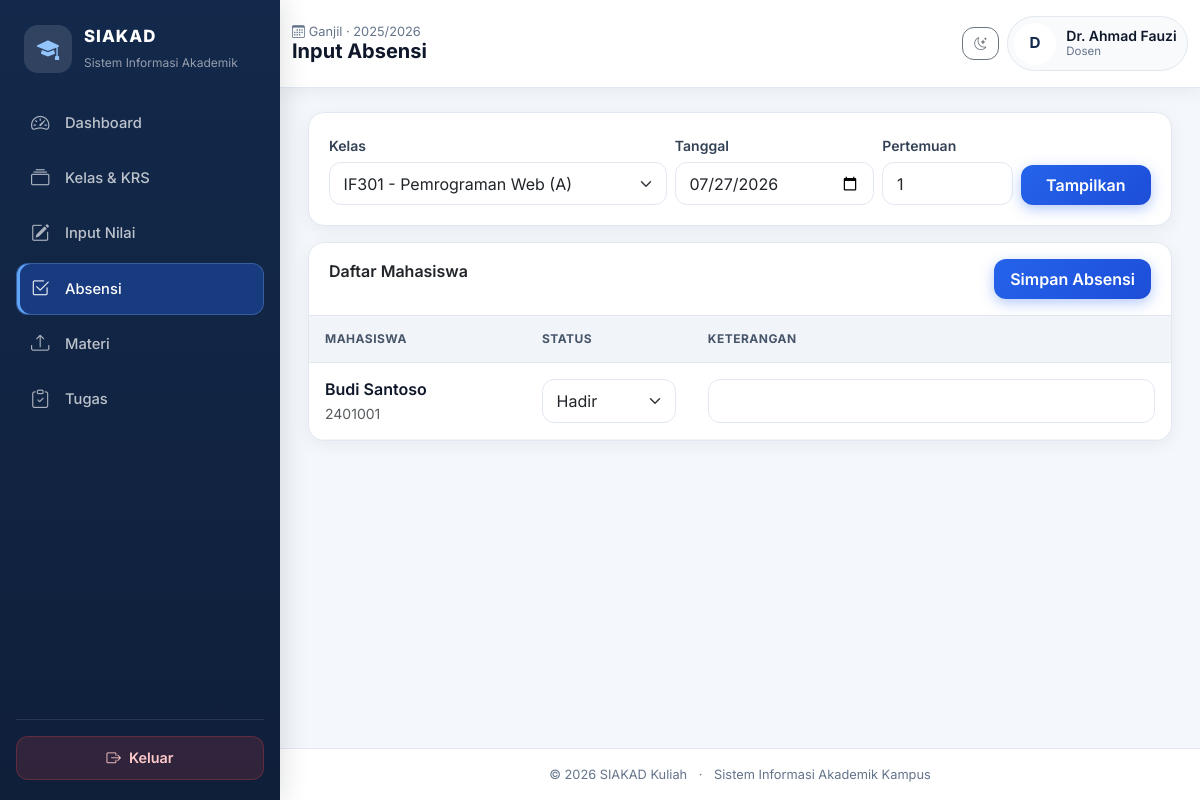
Screenshot of /dosen/absensi.php (signed in) with the database file from the repository.
### tables this page shows
CREATE TABLE semester_aktif (
  id INT AUTO_INCREMENT PRIMARY KEY,
  semester ENUM('Ganjil','Genap') NOT NULL,
  tahun_akademik VARCHAR(20) NOT NULL,
  status ENUM('aktif','nonaktif') NOT NULL DEFAULT 'nonaktif',
  created_at TIMESTAMP DEFAULT CURRENT_TIMESTAMP,
  KEY idx_status (status)
);

CREATE TABLE dosen (
  id INT AUTO_INCREMENT PRIMARY KEY,
  user_id INT NOT NULL UNIQUE,
  nidn VARCHAR(30) NOT NULL UNIQUE,
  nama VARCHAR(120) NOT NULL,
  email VARCHAR(120) NOT NULL,
  jabatan VARCHAR(100) DEFAULT NULL,
  mata_kuliah_diampu TEXT DEFAULT NULL,
  foto VARCHAR(255) DEFAULT NULL,
  status ENUM('aktif','nonaktif') NOT NULL DEFAULT 'aktif',
  created_at TIMESTAMP DEFAULT CURRENT_TIMESTAMP,
  updated_at TIMESTAMP DEFAULT CURRENT_TIMESTAMP ON UPDATE CURRENT_TIMESTAMP,
  CONSTRAINT fk_dosen_user FOREIGN KEY (user_id) REFERENCES users(id) ON DELETE CASCADE
);

CREATE TABLE mahasiswa (
  id INT AUTO_INCREMENT PRIMARY KEY,
  user_id INT NOT NULL UNIQUE,
  nim VARCHAR(30) NOT NULL UNIQUE,
  nama VARCHAR(120) NOT NULL,
  email VARCHAR(120) NOT NULL,
  program_studi_id INT NOT NULL,
  angkatan VARCHAR(10) NOT NULL,
  foto VARCHAR(255) DEFAULT NULL,
  status ENUM('aktif','nonaktif') NOT NULL DEFAULT 'aktif',
  dosen_wali_id INT DEFAULT NULL,
  created_at TIMESTAMP DEFAULT CURRENT_TIMESTAMP,
  updated_at TIMESTAMP DEFAULT CURRENT_TIMESTAMP ON UPDATE CURRENT_TIMESTAMP,
  CONSTRAINT fk_mahasiswa_user FOREIGN KEY (user_id) REFERENCES users(id) ON DELETE CASCADE,
  CONSTRAINT fk_mahasiswa_prodi FOREIGN KEY (program_studi_id) REFERENCES program_studi(id) ON DELETE RESTRICT,
  CONSTRAINT fk_mahasiswa_dosen_wali FOREIGN KEY (dosen_wali_id) REFERENCES dosen(id) ON DELETE SET NULL
);

### config/database.php (called while the page is built, shortened)
<?php
function db(): PDO
{
    static $pdo = null;
    if ($pdo === null) {
        try {
            $dsn = 'mysql:host=' . DB_HOST . ';dbname=' . DB_NAME . ';charset=utf8mb4';
            $pdo = new PDO($dsn, DB_USER, DB_PASS, [
                PDO::ATTR_ERRMODE => PDO::ERRMODE_EXCEPTION,
                PDO::ATTR_DEFAULT_FETCH_MODE => PDO::FETCH_ASSOC,
                PDO::ATTR_EMULATE_PREPARES => false,
            ]);
        } catch (PDOException $e) {
            http_response_code(500);
            die('<div style="font-family:Arial;padding:24px"><h3>Koneksi database gagal</h3><p>Pastikan MySQL XAMPP aktif, database <b>akademik</b> sudah dibuat/import, dan konfigurasi di <code>config/database.php</code> benar.</p><pre>' . htmlspecialchars($e->getMessage()) . '</pre></div>');
        }
    }
    return $pdo;
}
function base_url(string $path = ''): string
{
    $path = ltrim($path, '/');
    return BASE_URL . ($path !== '' ? '/' . $path : '');
}
function e($value): string
{
    return htmlspecialchars((string)$value, ENT_QUOTES, 'UTF-8');
}

### includes/functions.php (called while the page is built, shortened)
<?php
require_once __DIR__ . '/auth_check.php';
function semester_aktif(): ?array
{
    static $cache = null;
    try {
        $stmt = db()->query("SELECT * FROM semester_aktif WHERE status = 'aktif' ORDER BY id DESC LIMIT 1");
        $row = $stmt->fetch();
        $cache = $row ?: false;
    } catch (Throwable $e) {
        $cache = false;
    }
    return $cache === false ? null : $cache;
}
function semester_aktif_values(): array
{
    $sa = semester_aktif();
    if ($sa) {
        return [$sa['semester'], $sa['tahun_akademik']];
    }
    return [CURRENT_SEMESTER, CURRENT_TAHUN_AKADEMIK];
}
function semester_aktif_label(): string
{
    [$s, $t] = semester_aktif_values();
    return $s . ' · ' . $t;
}

### includes/auth_check.php (called while the page is built, shortened)
<?php
require_once __DIR__ . '/../config/database.php';
function is_logged_in(): bool
{
    return isset($_SESSION['user']) && is_array($_SESSION['user']);
}
function current_user(): ?array
{
    return $_SESSION['user'] ?? null;
}
function role_label(string $role): string
{
    return match ($role) {
        'admin' => 'Admin',
        'mahasiswa' => 'Mahasiswa',
        'dosen' => 'Dosen',
        'kaprodi' => 'Kaprodi',
        'keuangan' => 'Keuangan',
        default => ucfirst($role),
    };
}
function current_dosen(): ?array
{
    $stmt = db()->prepare("SELECT * FROM dosen WHERE user_id = ? LIMIT 1");
    $stmt->execute([current_user()['id']]);
    $data = $stmt->fetch();
    return $data ?: null;
}

### dosen/absensi.php (the view, shortened to what this page needs)
<?php
require_once __DIR__ . '/../includes/functions.php';
$pageTitle = 'Input Absensi';
$pdo = db(); $dosen = current_dosen();
$stmt = $pdo->prepare("SELECT k.id, mk.kode, mk.nama mata_kuliah, k.nama_kelas FROM kelas k JOIN mata_kuliah mk ON mk.id=k.mata_kuliah_id WHERE k.dosen_id=? ORDER BY mk.kode"); $stmt->execute([$dosen['id']]); $kelasList = $stmt->fetchAll();
$kelasId = (int)($_GET['kelas_id'] ?? ($_POST['kelas_id'] ?? ($kelasList[0]['id'] ?? 0)));
$tanggal = $_GET['tanggal'] ?? ($_POST['tanggal'] ?? date('Y-m-d')); $pertemuan = (int)($_GET['pertemuan'] ?? ($_POST['pertemuan'] ?? 1));
$students=[];
if ($kelasId) { $stmt=$pdo->prepare("SELECT m.id,m.nim,m.nama,a.status,a.keterangan FROM krs_detail kd JOIN krs kr ON kr.id=kd.krs_id AND kr.status='disetujui' JOIN mahasiswa m ON m.id=kr.mahasiswa_id LEFT JOIN absensi a ON a.mahasiswa_id=m.id AND a.kelas_id=kd.kelas_id AND a.tanggal=? AND a.pertemuan=? WHERE kd.kelas_id=? ORDER BY m.nama"); $stmt->execute([$tanggal,$pertemuan,$kelasId]); $students=$stmt->fetchAll(); }
include __DIR__ . '/../includes/header.php'; include __DIR__ . '/../includes/sidebar.php';
?>
<div class="card shadow-sm mb-3"><div class="card-body"><form method="get" class="row g-2 align-items-end"><div class="col-md-5"><label class="form-label">Kelas</label><select name="kelas_id" class="form-select"><?php foreach ($kelasList as $k): ?><option value="<?= $k['id'] ?>" <?= $kelasId==$k['id']?'selected':'' ?>><?= e($k['kode'].' - '.$k['mata_kuliah'].' ('.$k['nama_kelas'].')') ?></option><?php endforeach; ?></select></div><div class="col-md-3"><label class="form-label">Tanggal</label><input type="date" name="tanggal" class="form-control" value="<?= e($tanggal) ?>"></div><div class="col-md-2"><label class="form-label">Pertemuan</label><input type="number" name="pertemuan" class="form-control" value="<?= e($pertemuan) ?>" min="1"></div><div class="col-md-2"><button class="btn btn-primary w-100">Tampilkan</button></div></form></div></div>
<form method="post" class="card shadow-sm"><div class="card-header bg-transparent d-flex justify-content-between"><span class="fw-semibold">Daftar Mahasiswa</span><button class="btn btn-primary" <?= !$students?'disabled':'' ?>>Simpan Absensi</button></div><div class="table-responsive"><table class="table align-middle mb-0"><thead><tr><th>Mahasiswa</th><th>Status</th><th>Keterangan</th></tr></thead><tbody><?php foreach ($students as $i=>$s): ?><tr><td><div class="fw-semibold"><?= e($s['nama']) ?></div><small class="text-muted"><?= e($s['nim']) ?></small></td><td><select name="status[]" class="form-select"><option <?= ($s['status']??'Hadir')==='Hadir'?'selected':'' ?>>Hadir</option></select></td><td><input name="keterangan[]" class="form-control" value="<?= e($s['keterangan'] ?? '') ?>"></td></tr><?php endforeach; ?></tbody></table></div></form>
<?php include __DIR__ . '/../includes/footer.php'; ?>

### includes/sidebar.php (shortened to what this page needs)
<?php
$role = $user['role'] ?? '';
$menus = [
    'admin' => [
        ['Dashboard', 'bi-speedometer2', 'admin/dashboard.php'],
        ['Mahasiswa', 'bi-people', 'admin/mahasiswa.php'],
        ['Dosen', 'bi-person-video3', 'admin/dosen.php'],
        ['Pengguna', 'bi-person-gear', 'admin/pengguna.php'],
        ['Mata Kuliah', 'bi-journal-bookmark', 'admin/mata_kuliah.php'],
        ['Semester Aktif', 'bi-calendar-check', 'admin/semester.php'],
        ['Laporan', 'bi-file-earmark-bar-graph', 'admin/laporan.php'],
    ],
    'mahasiswa' => [
        ['Dashboard', 'bi-speedometer2', 'mahasiswa/dashboard.php'],
        ['KRS', 'bi-card-checklist', 'mahasiswa/krs.php'],
        ['Jadwal', 'bi-calendar-week', 'mahasiswa/jadwal.php'],
        ['Nilai', 'bi-award', 'mahasiswa/nilai.php'],
        ['Transkrip', 'bi-filetype-pdf', 'mahasiswa/transkrip.php'],
        ['Tagihan', 'bi-wallet2', 'mahasiswa/tagihan.php'],
        ['Absensi', 'bi-check2-square', 'mahasiswa/absensi.php'],
        ['E-Learning', 'bi-easel', 'mahasiswa/elearning.php'],
    ],
    'dosen' => [
        ['Dashboard', 'bi-speedometer2', 'dosen/dashboard.php'],
        ['Kelas & KRS', 'bi-collection', 'dosen/kelas.php'],
        ['Input Nilai', 'bi-pencil-square', 'dosen/nilai.php'],
        ['Absensi', 'bi-check2-square', 'dosen/absensi.php'],
        ['Materi', 'bi-upload', 'dosen/materi.php'],
        ['Tugas', 'bi-clipboard-check', 'dosen/tugas.php'],
    ],
    'kaprodi' => [
        ['Dashboard', 'bi-speedometer2', 'kaprodi/dashboard.php'],
        ['Laporan KRS', 'bi-card-checklist', 'kaprodi/laporan_krs.php'],
        ['Laporan Nilai', 'bi-award', 'kaprodi/laporan_nilai.php'],
    ],
    'keuangan' => [
        ['Dashboard', 'bi-speedometer2', 'keuangan/dashboard.php'],
        ['Tagihan', 'bi-receipt', 'keuangan/tagihan.php'],
        ['Pembayaran', 'bi-cash-coin', 'keuangan/pembayaran.php'],
    ],
];
$current = trim(str_replace(BASE_URL, '', parse_url($_SERVER['REQUEST_URI'] ?? '', PHP_URL_PATH)), '/');
$initial = strtoupper(substr($user['name'] ?? 'U', 0, 1));
?>
<aside class="sidebar" id="sidebar" aria-label="Menu utama">
    <div class="sidebar-inner">
        <div class="brand-box">
            <div class="brand-icon"><i class="bi bi-mortarboard-fill"></i></div>
            <div>
                <div class="brand-title">SIAKAD</div>
                <small>Sistem Informasi Akademik</small>
            </div>
        </div>
        <nav class="nav flex-column sidebar-nav">
            <?php foreach (($menus[$role] ?? []) as $item): [$label, $icon, $url] = $item; $active = $current === $url ? 'active' : ''; ?>
                <a class="nav-link <?= $active ?>" href="<?= base_url($url) ?>">
                    <i class="bi <?= e($icon) ?>"></i><span><?= e($label) ?></span>
                </a>
            <?php endforeach; ?>
        </nav>
        <div class="sidebar-footer">
            <a href="<?= base_url('auth/logout.php') ?>" class="btn-logout">
                <i class="bi bi-box-arrow-right"></i> Keluar
            </a>
        </div>
    </div>
</aside>
<main class="main-content">
    <nav class="topbar navbar navbar-expand-lg sticky-top">
        <div class="container-fluid py-2">
            <div class="page-heading min-w-0">
                <div class="page-subtitle">
                    <i class="bi bi-calendar3 me-1"></i><?= e(semester_aktif_label()) ?>
                </div>
                <h1 class="h5 mb-0 fw-bold text-truncate"><?= e($pageTitle) ?></h1>
            </div>
            <div class="ms-auto d-flex align-items-center gap-2">
                <button class="btn btn-sm btn-outline-secondary" id="darkModeToggle" type="button" data-bs-toggle="tooltip" title="Mode gelap/terang">
                    <i class="bi bi-moon-stars"></i>
                </button>
                <div class="topbar-user d-none d-md-flex">
                    <div class="avatar-sm"><?= e($initial) ?></div>
                    <div class="user-meta min-w-0">
                        <div class="user-name text-truncate"><?= e($user['name'] ?? 'User') ?></div>
                        <div class="user-role"><?= e(role_label($role)) ?></div>
                    </div>
                </div>
            </div>
        </div>
    </nav>
    <div class="content-area">

### rows the page displays
semester_aktif: semester_aktif_label() "Ganjil · 2025/2026"
dosen: nama "D", nama "Dr. Ahmad Fauzi"
mahasiswa: nama "Budi Santoso", nim "2401001"

### other values shown
$label "Dashboard"
$label "Kelas & KRS"
$label "Input Nilai"
$label "Absensi"
$label "Materi"
$label "Tugas"
$pageTitle "Input Absensi"
role_label($role) "Dosen"
APP_NAME "SIAKAD Kuliah"
form field kelas_id "IF301 - Pemrograman Web (A)"
